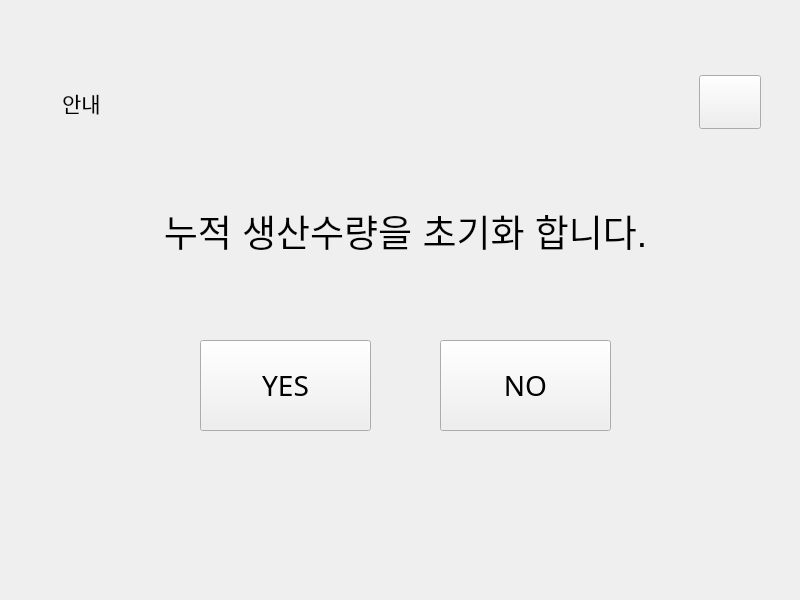
<?xml version="1.0" encoding="UTF-8"?>
<ui version="4.0">
 <class>D_init</class>
 <widget class="QDialog" name="D_init">
  <property name="geometry">
   <rect>
    <x>0</x>
    <y>0</y>
    <width>800</width>
    <height>600</height>
   </rect>
  </property>
  <property name="windowTitle">
   <string>Dialog</string>
  </property>
  <widget class="QLabel" name="l_bg">
   <property name="geometry">
    <rect>
     <x>0</x>
     <y>0</y>
     <width>800</width>
     <height>600</height>
    </rect>
   </property>
   <property name="palette">
    <palette>
     <active>
      <colorrole role="WindowText">
       <brush brushstyle="SolidPattern">
        <color alpha="255">
         <red>0</red>
         <green>0</green>
         <blue>0</blue>
        </color>
       </brush>
      </colorrole>
      <colorrole role="Button">
       <brush brushstyle="SolidPattern">
        <color alpha="255">
         <red>255</red>
         <green>254</green>
         <blue>253</blue>
        </color>
       </brush>
      </colorrole>
      <colorrole role="Light">
       <brush brushstyle="SolidPattern">
        <color alpha="255">
         <red>255</red>
         <green>255</green>
         <blue>255</blue>
        </color>
       </brush>
      </colorrole>
      <colorrole role="Midlight">
       <brush brushstyle="SolidPattern">
        <color alpha="255">
         <red>255</red>
         <green>254</green>
         <blue>254</blue>
        </color>
       </brush>
      </colorrole>
      <colorrole role="Dark">
       <brush brushstyle="SolidPattern">
        <color alpha="255">
         <red>127</red>
         <green>127</green>
         <blue>126</blue>
        </color>
       </brush>
      </colorrole>
      <colorrole role="Mid">
       <brush brushstyle="SolidPattern">
        <color alpha="255">
         <red>170</red>
         <green>169</green>
         <blue>169</blue>
        </color>
       </brush>
      </colorrole>
      <colorrole role="Text">
       <brush brushstyle="SolidPattern">
        <color alpha="255">
         <red>0</red>
         <green>0</green>
         <blue>0</blue>
        </color>
       </brush>
      </colorrole>
      <colorrole role="BrightText">
       <brush brushstyle="SolidPattern">
        <color alpha="255">
         <red>255</red>
         <green>255</green>
         <blue>255</blue>
        </color>
       </brush>
      </colorrole>
      <colorrole role="ButtonText">
       <brush brushstyle="SolidPattern">
        <color alpha="255">
         <red>0</red>
         <green>0</green>
         <blue>0</blue>
        </color>
       </brush>
      </colorrole>
      <colorrole role="Base">
       <brush brushstyle="SolidPattern">
        <color alpha="255">
         <red>255</red>
         <green>255</green>
         <blue>255</blue>
        </color>
       </brush>
      </colorrole>
      <colorrole role="Window">
       <brush brushstyle="SolidPattern">
        <color alpha="255">
         <red>255</red>
         <green>254</green>
         <blue>253</blue>
        </color>
       </brush>
      </colorrole>
      <colorrole role="Shadow">
       <brush brushstyle="SolidPattern">
        <color alpha="255">
         <red>0</red>
         <green>0</green>
         <blue>0</blue>
        </color>
       </brush>
      </colorrole>
      <colorrole role="AlternateBase">
       <brush brushstyle="SolidPattern">
        <color alpha="255">
         <red>255</red>
         <green>254</green>
         <blue>254</blue>
        </color>
       </brush>
      </colorrole>
      <colorrole role="ToolTipBase">
       <brush brushstyle="SolidPattern">
        <color alpha="255">
         <red>255</red>
         <green>255</green>
         <blue>220</blue>
        </color>
       </brush>
      </colorrole>
      <colorrole role="ToolTipText">
       <brush brushstyle="SolidPattern">
        <color alpha="255">
         <red>0</red>
         <green>0</green>
         <blue>0</blue>
        </color>
       </brush>
      </colorrole>
     </active>
     <inactive>
      <colorrole role="WindowText">
       <brush brushstyle="SolidPattern">
        <color alpha="255">
         <red>0</red>
         <green>0</green>
         <blue>0</blue>
        </color>
       </brush>
      </colorrole>
      <colorrole role="Button">
       <brush brushstyle="SolidPattern">
        <color alpha="255">
         <red>255</red>
         <green>254</green>
         <blue>253</blue>
        </color>
       </brush>
      </colorrole>
      <colorrole role="Light">
       <brush brushstyle="SolidPattern">
        <color alpha="255">
         <red>255</red>
         <green>255</green>
         <blue>255</blue>
        </color>
       </brush>
      </colorrole>
      <colorrole role="Midlight">
       <brush brushstyle="SolidPattern">
        <color alpha="255">
         <red>255</red>
         <green>254</green>
         <blue>254</blue>
        </color>
       </brush>
      </colorrole>
      <colorrole role="Dark">
       <brush brushstyle="SolidPattern">
        <color alpha="255">
         <red>127</red>
         <green>127</green>
         <blue>126</blue>
        </color>
       </brush>
      </colorrole>
      <colorrole role="Mid">
       <brush brushstyle="SolidPattern">
        <color alpha="255">
         <red>170</red>
         <green>169</green>
         <blue>169</blue>
        </color>
       </brush>
      </colorrole>
      <colorrole role="Text">
       <brush brushstyle="SolidPattern">
        <color alpha="255">
         <red>0</red>
         <green>0</green>
         <blue>0</blue>
        </color>
       </brush>
      </colorrole>
      <colorrole role="BrightText">
       <brush brushstyle="SolidPattern">
        <color alpha="255">
         <red>255</red>
         <green>255</green>
         <blue>255</blue>
        </color>
       </brush>
      </colorrole>
      <colorrole role="ButtonText">
       <brush brushstyle="SolidPattern">
        <color alpha="255">
         <red>0</red>
         <green>0</green>
         <blue>0</blue>
        </color>
       </brush>
      </colorrole>
      <colorrole role="Base">
       <brush brushstyle="SolidPattern">
        <color alpha="255">
         <red>255</red>
         <green>255</green>
         <blue>255</blue>
        </color>
       </brush>
      </colorrole>
      <colorrole role="Window">
       <brush brushstyle="SolidPattern">
        <color alpha="255">
         <red>255</red>
         <green>254</green>
         <blue>253</blue>
        </color>
       </brush>
      </colorrole>
      <colorrole role="Shadow">
       <brush brushstyle="SolidPattern">
        <color alpha="255">
         <red>0</red>
         <green>0</green>
         <blue>0</blue>
        </color>
       </brush>
      </colorrole>
      <colorrole role="AlternateBase">
       <brush brushstyle="SolidPattern">
        <color alpha="255">
         <red>255</red>
         <green>254</green>
         <blue>254</blue>
        </color>
       </brush>
      </colorrole>
      <colorrole role="ToolTipBase">
       <brush brushstyle="SolidPattern">
        <color alpha="255">
         <red>255</red>
         <green>255</green>
         <blue>220</blue>
        </color>
       </brush>
      </colorrole>
      <colorrole role="ToolTipText">
       <brush brushstyle="SolidPattern">
        <color alpha="255">
         <red>0</red>
         <green>0</green>
         <blue>0</blue>
        </color>
       </brush>
      </colorrole>
     </inactive>
     <disabled>
      <colorrole role="WindowText">
       <brush brushstyle="SolidPattern">
        <color alpha="255">
         <red>127</red>
         <green>127</green>
         <blue>126</blue>
        </color>
       </brush>
      </colorrole>
      <colorrole role="Button">
       <brush brushstyle="SolidPattern">
        <color alpha="255">
         <red>255</red>
         <green>254</green>
         <blue>253</blue>
        </color>
       </brush>
      </colorrole>
      <colorrole role="Light">
       <brush brushstyle="SolidPattern">
        <color alpha="255">
         <red>255</red>
         <green>255</green>
         <blue>255</blue>
        </color>
       </brush>
      </colorrole>
      <colorrole role="Midlight">
       <brush brushstyle="SolidPattern">
        <color alpha="255">
         <red>255</red>
         <green>254</green>
         <blue>254</blue>
        </color>
       </brush>
      </colorrole>
      <colorrole role="Dark">
       <brush brushstyle="SolidPattern">
        <color alpha="255">
         <red>127</red>
         <green>127</green>
         <blue>126</blue>
        </color>
       </brush>
      </colorrole>
      <colorrole role="Mid">
       <brush brushstyle="SolidPattern">
        <color alpha="255">
         <red>170</red>
         <green>169</green>
         <blue>169</blue>
        </color>
       </brush>
      </colorrole>
      <colorrole role="Text">
       <brush brushstyle="SolidPattern">
        <color alpha="255">
         <red>127</red>
         <green>127</green>
         <blue>126</blue>
        </color>
       </brush>
      </colorrole>
      <colorrole role="BrightText">
       <brush brushstyle="SolidPattern">
        <color alpha="255">
         <red>255</red>
         <green>255</green>
         <blue>255</blue>
        </color>
       </brush>
      </colorrole>
      <colorrole role="ButtonText">
       <brush brushstyle="SolidPattern">
        <color alpha="255">
         <red>127</red>
         <green>127</green>
         <blue>126</blue>
        </color>
       </brush>
      </colorrole>
      <colorrole role="Base">
       <brush brushstyle="SolidPattern">
        <color alpha="255">
         <red>255</red>
         <green>254</green>
         <blue>253</blue>
        </color>
       </brush>
      </colorrole>
      <colorrole role="Window">
       <brush brushstyle="SolidPattern">
        <color alpha="255">
         <red>255</red>
         <green>254</green>
         <blue>253</blue>
        </color>
       </brush>
      </colorrole>
      <colorrole role="Shadow">
       <brush brushstyle="SolidPattern">
        <color alpha="255">
         <red>0</red>
         <green>0</green>
         <blue>0</blue>
        </color>
       </brush>
      </colorrole>
      <colorrole role="AlternateBase">
       <brush brushstyle="SolidPattern">
        <color alpha="255">
         <red>255</red>
         <green>254</green>
         <blue>253</blue>
        </color>
       </brush>
      </colorrole>
      <colorrole role="ToolTipBase">
       <brush brushstyle="SolidPattern">
        <color alpha="255">
         <red>255</red>
         <green>255</green>
         <blue>220</blue>
        </color>
       </brush>
      </colorrole>
      <colorrole role="ToolTipText">
       <brush brushstyle="SolidPattern">
        <color alpha="255">
         <red>0</red>
         <green>0</green>
         <blue>0</blue>
        </color>
       </brush>
      </colorrole>
     </disabled>
    </palette>
   </property>
   <property name="focusPolicy">
    <enum>Qt::NoFocus</enum>
   </property>
   <property name="autoFillBackground">
    <bool>false</bool>
   </property>
   <property name="styleSheet">
    <string notr="true">background-image:url(&quot;:/new_images/white_bg.png&quot;);</string>
   </property>
   <property name="text">
    <string/>
   </property>
  </widget>
  <widget class="QPushButton" name="b_close">
   <property name="geometry">
    <rect>
     <x>699</x>
     <y>75</y>
     <width>62</width>
     <height>54</height>
    </rect>
   </property>
   <property name="focusPolicy">
    <enum>Qt::NoFocus</enum>
   </property>
   <property name="text">
    <string/>
   </property>
   <property name="icon">
    <iconset>
     <normaloff>:/images/button/btn_Exit-01a.png</normaloff>
     <activeoff>:/images/button/btn_Exit-01b.png</activeoff>:/images/button/btn_Exit-01a.png</iconset>
   </property>
   <property name="iconSize">
    <size>
     <width>49</width>
     <height>47</height>
    </size>
   </property>
  </widget>
  <widget class="QLabel" name="l_err_content">
   <property name="geometry">
    <rect>
     <x>80</x>
     <y>200</y>
     <width>651</width>
     <height>61</height>
    </rect>
   </property>
   <property name="palette">
    <palette>
     <active>
      <colorrole role="WindowText">
       <brush brushstyle="SolidPattern">
        <color alpha="255">
         <red>0</red>
         <green>0</green>
         <blue>0</blue>
        </color>
       </brush>
      </colorrole>
     </active>
     <inactive>
      <colorrole role="WindowText">
       <brush brushstyle="SolidPattern">
        <color alpha="255">
         <red>0</red>
         <green>0</green>
         <blue>0</blue>
        </color>
       </brush>
      </colorrole>
     </inactive>
     <disabled>
      <colorrole role="WindowText">
       <brush brushstyle="SolidPattern">
        <color alpha="255">
         <red>141</red>
         <green>138</green>
         <blue>136</blue>
        </color>
       </brush>
      </colorrole>
     </disabled>
    </palette>
   </property>
   <property name="font">
    <font>
     <pointsize>28</pointsize>
     <weight>50</weight>
     <bold>false</bold>
     <kerning>false</kerning>
    </font>
   </property>
   <property name="focusPolicy">
    <enum>Qt::NoFocus</enum>
   </property>
   <property name="text">
    <string>누적 생산수량을 초기화 합니다.</string>
   </property>
   <property name="alignment">
    <set>Qt::AlignCenter</set>
   </property>
  </widget>
  <widget class="QLabel" name="l_bg_2">
   <property name="geometry">
    <rect>
     <x>50</x>
     <y>80</y>
     <width>709</width>
     <height>468</height>
    </rect>
   </property>
   <property name="palette">
    <palette>
     <active>
      <colorrole role="WindowText">
       <brush brushstyle="SolidPattern">
        <color alpha="255">
         <red>0</red>
         <green>0</green>
         <blue>0</blue>
        </color>
       </brush>
      </colorrole>
      <colorrole role="Button">
       <brush brushstyle="SolidPattern">
        <color alpha="255">
         <red>255</red>
         <green>254</green>
         <blue>253</blue>
        </color>
       </brush>
      </colorrole>
      <colorrole role="Light">
       <brush brushstyle="SolidPattern">
        <color alpha="255">
         <red>255</red>
         <green>255</green>
         <blue>255</blue>
        </color>
       </brush>
      </colorrole>
      <colorrole role="Midlight">
       <brush brushstyle="SolidPattern">
        <color alpha="255">
         <red>255</red>
         <green>254</green>
         <blue>254</blue>
        </color>
       </brush>
      </colorrole>
      <colorrole role="Dark">
       <brush brushstyle="SolidPattern">
        <color alpha="255">
         <red>127</red>
         <green>127</green>
         <blue>126</blue>
        </color>
       </brush>
      </colorrole>
      <colorrole role="Mid">
       <brush brushstyle="SolidPattern">
        <color alpha="255">
         <red>170</red>
         <green>169</green>
         <blue>169</blue>
        </color>
       </brush>
      </colorrole>
      <colorrole role="Text">
       <brush brushstyle="SolidPattern">
        <color alpha="255">
         <red>0</red>
         <green>0</green>
         <blue>0</blue>
        </color>
       </brush>
      </colorrole>
      <colorrole role="BrightText">
       <brush brushstyle="SolidPattern">
        <color alpha="255">
         <red>255</red>
         <green>255</green>
         <blue>255</blue>
        </color>
       </brush>
      </colorrole>
      <colorrole role="ButtonText">
       <brush brushstyle="SolidPattern">
        <color alpha="255">
         <red>0</red>
         <green>0</green>
         <blue>0</blue>
        </color>
       </brush>
      </colorrole>
      <colorrole role="Base">
       <brush brushstyle="SolidPattern">
        <color alpha="255">
         <red>255</red>
         <green>255</green>
         <blue>255</blue>
        </color>
       </brush>
      </colorrole>
      <colorrole role="Window">
       <brush brushstyle="SolidPattern">
        <color alpha="255">
         <red>255</red>
         <green>254</green>
         <blue>253</blue>
        </color>
       </brush>
      </colorrole>
      <colorrole role="Shadow">
       <brush brushstyle="SolidPattern">
        <color alpha="255">
         <red>0</red>
         <green>0</green>
         <blue>0</blue>
        </color>
       </brush>
      </colorrole>
      <colorrole role="AlternateBase">
       <brush brushstyle="SolidPattern">
        <color alpha="255">
         <red>255</red>
         <green>254</green>
         <blue>254</blue>
        </color>
       </brush>
      </colorrole>
      <colorrole role="ToolTipBase">
       <brush brushstyle="SolidPattern">
        <color alpha="255">
         <red>255</red>
         <green>255</green>
         <blue>220</blue>
        </color>
       </brush>
      </colorrole>
      <colorrole role="ToolTipText">
       <brush brushstyle="SolidPattern">
        <color alpha="255">
         <red>0</red>
         <green>0</green>
         <blue>0</blue>
        </color>
       </brush>
      </colorrole>
     </active>
     <inactive>
      <colorrole role="WindowText">
       <brush brushstyle="SolidPattern">
        <color alpha="255">
         <red>0</red>
         <green>0</green>
         <blue>0</blue>
        </color>
       </brush>
      </colorrole>
      <colorrole role="Button">
       <brush brushstyle="SolidPattern">
        <color alpha="255">
         <red>255</red>
         <green>254</green>
         <blue>253</blue>
        </color>
       </brush>
      </colorrole>
      <colorrole role="Light">
       <brush brushstyle="SolidPattern">
        <color alpha="255">
         <red>255</red>
         <green>255</green>
         <blue>255</blue>
        </color>
       </brush>
      </colorrole>
      <colorrole role="Midlight">
       <brush brushstyle="SolidPattern">
        <color alpha="255">
         <red>255</red>
         <green>254</green>
         <blue>254</blue>
        </color>
       </brush>
      </colorrole>
      <colorrole role="Dark">
       <brush brushstyle="SolidPattern">
        <color alpha="255">
         <red>127</red>
         <green>127</green>
         <blue>126</blue>
        </color>
       </brush>
      </colorrole>
      <colorrole role="Mid">
       <brush brushstyle="SolidPattern">
        <color alpha="255">
         <red>170</red>
         <green>169</green>
         <blue>169</blue>
        </color>
       </brush>
      </colorrole>
      <colorrole role="Text">
       <brush brushstyle="SolidPattern">
        <color alpha="255">
         <red>0</red>
         <green>0</green>
         <blue>0</blue>
        </color>
       </brush>
      </colorrole>
      <colorrole role="BrightText">
       <brush brushstyle="SolidPattern">
        <color alpha="255">
         <red>255</red>
         <green>255</green>
         <blue>255</blue>
        </color>
       </brush>
      </colorrole>
      <colorrole role="ButtonText">
       <brush brushstyle="SolidPattern">
        <color alpha="255">
         <red>0</red>
         <green>0</green>
         <blue>0</blue>
        </color>
       </brush>
      </colorrole>
      <colorrole role="Base">
       <brush brushstyle="SolidPattern">
        <color alpha="255">
         <red>255</red>
         <green>255</green>
         <blue>255</blue>
        </color>
       </brush>
      </colorrole>
      <colorrole role="Window">
       <brush brushstyle="SolidPattern">
        <color alpha="255">
         <red>255</red>
         <green>254</green>
         <blue>253</blue>
        </color>
       </brush>
      </colorrole>
      <colorrole role="Shadow">
       <brush brushstyle="SolidPattern">
        <color alpha="255">
         <red>0</red>
         <green>0</green>
         <blue>0</blue>
        </color>
       </brush>
      </colorrole>
      <colorrole role="AlternateBase">
       <brush brushstyle="SolidPattern">
        <color alpha="255">
         <red>255</red>
         <green>254</green>
         <blue>254</blue>
        </color>
       </brush>
      </colorrole>
      <colorrole role="ToolTipBase">
       <brush brushstyle="SolidPattern">
        <color alpha="255">
         <red>255</red>
         <green>255</green>
         <blue>220</blue>
        </color>
       </brush>
      </colorrole>
      <colorrole role="ToolTipText">
       <brush brushstyle="SolidPattern">
        <color alpha="255">
         <red>0</red>
         <green>0</green>
         <blue>0</blue>
        </color>
       </brush>
      </colorrole>
     </inactive>
     <disabled>
      <colorrole role="WindowText">
       <brush brushstyle="SolidPattern">
        <color alpha="255">
         <red>127</red>
         <green>127</green>
         <blue>126</blue>
        </color>
       </brush>
      </colorrole>
      <colorrole role="Button">
       <brush brushstyle="SolidPattern">
        <color alpha="255">
         <red>255</red>
         <green>254</green>
         <blue>253</blue>
        </color>
       </brush>
      </colorrole>
      <colorrole role="Light">
       <brush brushstyle="SolidPattern">
        <color alpha="255">
         <red>255</red>
         <green>255</green>
         <blue>255</blue>
        </color>
       </brush>
      </colorrole>
      <colorrole role="Midlight">
       <brush brushstyle="SolidPattern">
        <color alpha="255">
         <red>255</red>
         <green>254</green>
         <blue>254</blue>
        </color>
       </brush>
      </colorrole>
      <colorrole role="Dark">
       <brush brushstyle="SolidPattern">
        <color alpha="255">
         <red>127</red>
         <green>127</green>
         <blue>126</blue>
        </color>
       </brush>
      </colorrole>
      <colorrole role="Mid">
       <brush brushstyle="SolidPattern">
        <color alpha="255">
         <red>170</red>
         <green>169</green>
         <blue>169</blue>
        </color>
       </brush>
      </colorrole>
      <colorrole role="Text">
       <brush brushstyle="SolidPattern">
        <color alpha="255">
         <red>127</red>
         <green>127</green>
         <blue>126</blue>
        </color>
       </brush>
      </colorrole>
      <colorrole role="BrightText">
       <brush brushstyle="SolidPattern">
        <color alpha="255">
         <red>255</red>
         <green>255</green>
         <blue>255</blue>
        </color>
       </brush>
      </colorrole>
      <colorrole role="ButtonText">
       <brush brushstyle="SolidPattern">
        <color alpha="255">
         <red>127</red>
         <green>127</green>
         <blue>126</blue>
        </color>
       </brush>
      </colorrole>
      <colorrole role="Base">
       <brush brushstyle="SolidPattern">
        <color alpha="255">
         <red>255</red>
         <green>254</green>
         <blue>253</blue>
        </color>
       </brush>
      </colorrole>
      <colorrole role="Window">
       <brush brushstyle="SolidPattern">
        <color alpha="255">
         <red>255</red>
         <green>254</green>
         <blue>253</blue>
        </color>
       </brush>
      </colorrole>
      <colorrole role="Shadow">
       <brush brushstyle="SolidPattern">
        <color alpha="255">
         <red>0</red>
         <green>0</green>
         <blue>0</blue>
        </color>
       </brush>
      </colorrole>
      <colorrole role="AlternateBase">
       <brush brushstyle="SolidPattern">
        <color alpha="255">
         <red>255</red>
         <green>254</green>
         <blue>253</blue>
        </color>
       </brush>
      </colorrole>
      <colorrole role="ToolTipBase">
       <brush brushstyle="SolidPattern">
        <color alpha="255">
         <red>255</red>
         <green>255</green>
         <blue>220</blue>
        </color>
       </brush>
      </colorrole>
      <colorrole role="ToolTipText">
       <brush brushstyle="SolidPattern">
        <color alpha="255">
         <red>0</red>
         <green>0</green>
         <blue>0</blue>
        </color>
       </brush>
      </colorrole>
     </disabled>
    </palette>
   </property>
   <property name="focusPolicy">
    <enum>Qt::NoFocus</enum>
   </property>
   <property name="autoFillBackground">
    <bool>false</bool>
   </property>
   <property name="styleSheet">
    <string notr="true">background-image:url(&quot;:/new_images/sub_bg1.png&quot;);</string>
   </property>
   <property name="text">
    <string/>
   </property>
  </widget>
  <widget class="QLabel" name="l_close">
   <property name="geometry">
    <rect>
     <x>713</x>
     <y>86</y>
     <width>37</width>
     <height>41</height>
    </rect>
   </property>
   <property name="styleSheet">
    <string notr="true">background-image:url(&quot;:/new_images/b_close.png&quot;);</string>
   </property>
   <property name="text">
    <string/>
   </property>
  </widget>
  <widget class="QLabel" name="l_title">
   <property name="geometry">
    <rect>
     <x>62</x>
     <y>90</y>
     <width>321</width>
     <height>26</height>
    </rect>
   </property>
   <property name="font">
    <font>
     <family>sunfont</family>
     <pointsize>16</pointsize>
    </font>
   </property>
   <property name="text">
    <string>안내</string>
   </property>
  </widget>
  <widget class="QPushButton" name="b_yes">
   <property name="geometry">
    <rect>
     <x>200</x>
     <y>340</y>
     <width>171</width>
     <height>91</height>
    </rect>
   </property>
   <property name="font">
    <font>
     <family>sunfont</family>
     <pointsize>21</pointsize>
    </font>
   </property>
   <property name="focusPolicy">
    <enum>Qt::NoFocus</enum>
   </property>
   <property name="text">
    <string>YES</string>
   </property>
  </widget>
  <widget class="QPushButton" name="b_no">
   <property name="geometry">
    <rect>
     <x>440</x>
     <y>340</y>
     <width>171</width>
     <height>91</height>
    </rect>
   </property>
   <property name="font">
    <font>
     <family>sunfont</family>
     <pointsize>21</pointsize>
    </font>
   </property>
   <property name="focusPolicy">
    <enum>Qt::NoFocus</enum>
   </property>
   <property name="text">
    <string>NO</string>
   </property>
  </widget>
  <zorder>l_bg</zorder>
  <zorder>l_bg_2</zorder>
  <zorder>l_err_content</zorder>
  <zorder>l_close</zorder>
  <zorder>b_close</zorder>
  <zorder>l_title</zorder>
  <zorder>b_yes</zorder>
  <zorder>b_no</zorder>
 </widget>
 <resources/>
 <connections/>
</ui>
